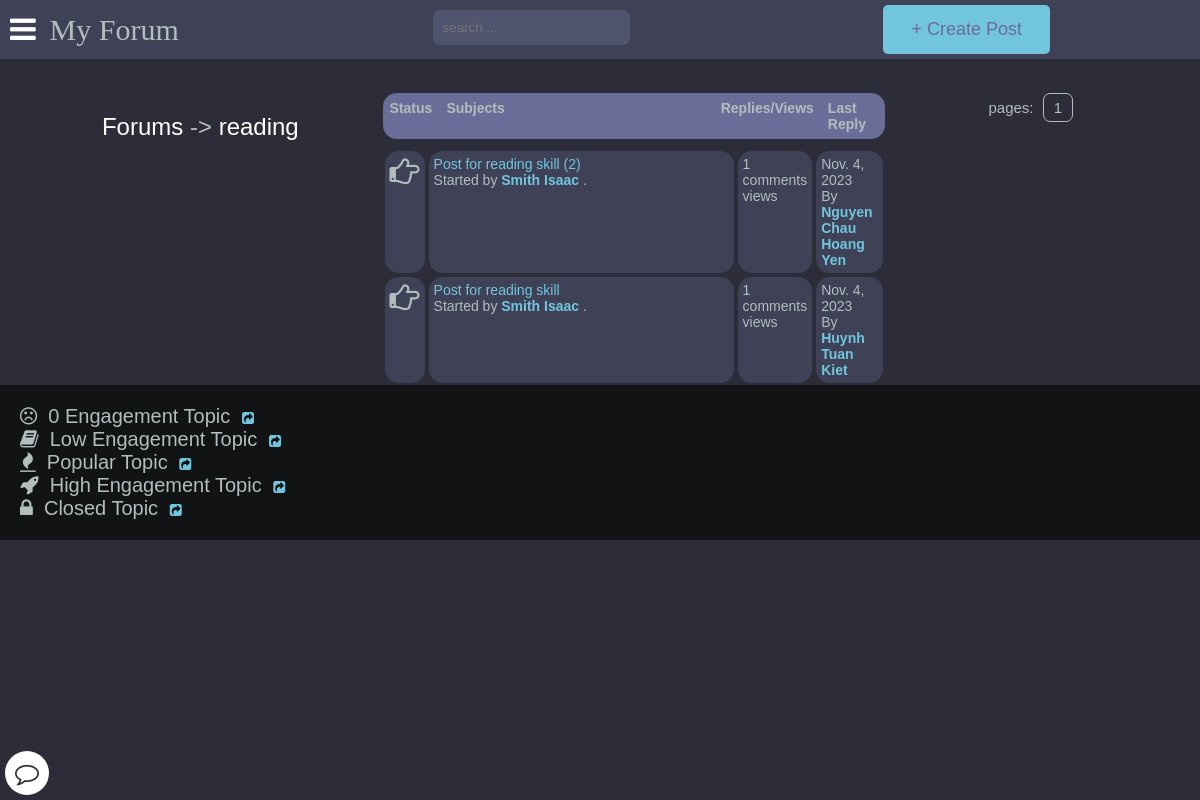
The app's page /posts/Reading/ with its own data.
### main/models.py (models this page shows, shortened)
class Category(models.Model):
    title = models.CharField(max_length=50)
    slug = models.SlugField(max_length=400, unique=True, blank=True)
    description = models.TextField(default="description")
    class Meta:
        verbose_name_plural = "categories"
    def get_url(self):
        return reverse("posts", kwargs={
            "slug":self.slug
        })

class Post(models.Model):
    title = models.CharField(max_length=400)
    slug = models.SlugField(max_length=400, unique=True, blank=True)
    user = models.ForeignKey(Author, on_delete=models.CASCADE)
    content = HTMLField()
    categories = models.ManyToManyField(Category)
    date = models.DateTimeField(auto_now_add=True)
    approved = models.BooleanField(default=True)
    image = models.ImageField(upload_to='post_images', blank=True, null=True)
    hit_count_generic = GenericRelation(HitCount, object_id_field='object_pk',
        related_query_name='hit_count_generic_relation'
    )
    tags = TaggableManager()
    comments = models.ManyToManyField(Comment, blank=True)
    def get_url(self):
        return reverse("detail", kwargs={
            "slug":self.slug
        })
    class Meta:
        ordering = ['-date']
    @property
    def num_comments(self):
        return self.comments.count()
    @property
    def last_reply(self):
        return self.comments.latest("date")

class Author(models.Model):
    user = models.ForeignKey(User, on_delete=models.CASCADE)
    fullname = models.CharField(max_length=40, blank=True)
    slug = models.SlugField(max_length=400, unique=True, blank=True)
    bio = HTMLField(default='none')
    points = models.IntegerField(default=0)
    email = models.EmailField(unique=False,default="example@gmail.com", validators=[EmailValidator(message="Invalid email format")])
    profile_pic = ResizedImageField(size=[400, 400], quality=100, upload_to="authors", default="defaults/default_user.png", null=True, blank=False)
    ROLES = (
        ('user','User'),
        ('teacher','Teacher'),
        ('admin','Admin'),
    )
    roles = models.CharField(max_length=50, choices=ROLES, default="user")

class Comment(models.Model):
    user = models.ForeignKey(Author, on_delete=models.CASCADE)
    content = models.TextField()
    date = models.DateTimeField(auto_now_add=True)
    replies = models.ManyToManyField(Reply, blank=True)

### main/views.py (the view)
# urls.py: path("posts/<slug>/", posts, name="posts"),
def posts(request, slug):
    category = get_object_or_404(Category, slug=slug)
    posts = Post.objects.filter(approved=True, categories=category)
    paginator = Paginator(posts, 10)
    page = request.GET.get("page")
    try:
        posts = paginator.page(page)
    except PageNotAnInteger:
        posts = paginator.page(1)
    except EmptyPage:
        posts = paginator.page(paginator.num_pages)
    context = {
        "posts": posts,
        "forum": category,
        "title": "Posts"
    }
    return render(request, "posts.html", context)

### templates/posts.html
{% extends 'base.html' %}
{% load hitcount_tags %}
{% block content %}
    <div class="container">
        <div class="navigate">
            <span><a href="{% url 'home' %}">Forums</a> -> <a href="{{forum.get_url}}">{{forum.title}}</a></span>
        </div>
        <div class="posts-table">
            <div class="table-head">
                <div class="status">Status</div>
                <div class="subjects">Subjects</div>
                <div class="replies">Replies/Views</div>
                <div class="last-reply">Last Reply</div>
            </div>
            {% for post in posts %}
            <div class="table-row">
                <div class="status"><i class="fa fa-hand-o-right"></i></div>
                <div class="subjects">
                    <a href="{{post.get_url}}">{{post.title}}</a>
                    <br>
                    <span>Started by <b><a href="">{{post.user.fullname|title}}</a></b> .</span>
                </div>
                <div class="replies">
                    {{post.num_comments}} comments <br> {% get_hit_count for post %} views
                </div>
                <div class="last-reply">
                    {{post.last_reply.date|date}}
                    <br>By <b><a href="">{{post.last_reply.user.fullname|title}}</a></b>
                </div>
            </div>
            {% endfor %}
        </div>
            <div class="pagination">
                pages: {% for num_page in posts.paginator.page_range %}<a href="?page={{num_page}}">{{num_page}}</a> {% endfor %}
            </div>
    </div>
    <div class="note">
        <span><i class="fa fa-frown-o"></i>&nbsp; 0 Engagement Topic</span>&nbsp;&nbsp;&nbsp;<a href=""><i class="fa fa-share-square"></i></a><br>
        <span><i class="fa fa-book"></i>&nbsp; Low Engagement Topic</span>&nbsp;&nbsp;&nbsp;<a href=""><i class="fa fa-share-square"></i></a><br>
        <span><i class="fa fa-fire"></i>&nbsp; Popular Topic</span>&nbsp;&nbsp;&nbsp;<a href=""><i class="fa fa-share-square"></i></a><br>
        <span><i class="fa fa-rocket"></i>&nbsp; High Engagement Topic</span>&nbsp;&nbsp;&nbsp;<a href=""><i class="fa fa-share-square"></i></a><br>
        <span><i class="fa fa-lock"></i>&nbsp; Closed Topic</span>&nbsp;&nbsp;&nbsp;<a href=""><i class="fa fa-share-square"></i></a><br>
    </div>
{% endblock content %}

### static/style.css (style rules this page uses)
:root { --color-main: #71c6dd; --color-main-light: #e1f6fb; --color-dark: #3f4156; --color-dark-medium: #51546e; --color-dark-light: #696d97; --color-light: #e5e5e5; --color-gray: #8b8b8b; --color-light-gray: #b2bdbd; --color-bg: #2d2d39; --color-success: #5dd693; --color-error: #fc4b0b; }
* { box-sizing: border-box; }
html { font-size: 14px; font-family: Arial, Helvetica, sans-serif; background-color:var(--color-bg); color:var(--color-light-gray); }
a { display: inline-block; color: var(--color-main); text-decoration: none; }
div { display: block; }
.container { margin: auto; max-width: 120rem; width: 90%; display: flex; justify-content: space-around; align-items: flex-start; margin-top: 2.4rem; }
.table-head { display: flex; background-color: var(--color-dark-light); border-radius: 1rem; margin-bottom: 10px; }
.table-head div { padding: 5px; margin: 2px; background-color: --color-dark-light; font-weight: bold; }
.table-head .status { flex: 5%; }
.table-head .subjects { flex: 70%; }
.table-head .replies { flex: 10%; }
.table-head .last-reply { flex: 15%; }
.table-row { display: flex; }
.table-row .status, .table-row .subjects, .table-row .replies, .table-row .last-reply { padding: 5px; margin: 2px; background-color: var(--color-dark); border-radius: 1rem; }
.table-row .status { flex: 5%; font-size: 30px; text-align: center; }
.table-row .subjects { flex: 70%; }
.table-row .replies { flex: 10%; }
.table-row .last-reply { flex: 15%; }
.navigate { margin-block: 20px; font-weight: lighter; font-size: 24px; }
.navigate a { color: #fff; }
.pagination { padding: 0px 20px 20px 20px; font-size: 15px; }
.pagination a { color: var(--color-light-gray); margin-inline: 5px; padding: 5px 10px; border: solid 0.5px var(--color-light-gray); border-radius: 0.5rem; }
.note { background-color:#111314; padding: 20px; display: block; }
.note span { font-size: 20px; margin-block: 5px; }
body { margin:0px; background-color: var(--color-bg); }

### records on screen
Category: title "reading"
Post: title "Post for reading skill (2)", user.fullname "Smith Isaac", num_comments "1", last_reply "Nov. 4, 2023", last_reply.user.fullname "Nguyen Chau Hoang Yen"
Post: title "Post for reading skill", user.fullname "Smith Isaac", num_comments "1", last_reply "Nov. 4, 2023", last_reply.user.fullname "Huynh Tuan Kiet"

### other values on screen
{{ num_page }} "1"
